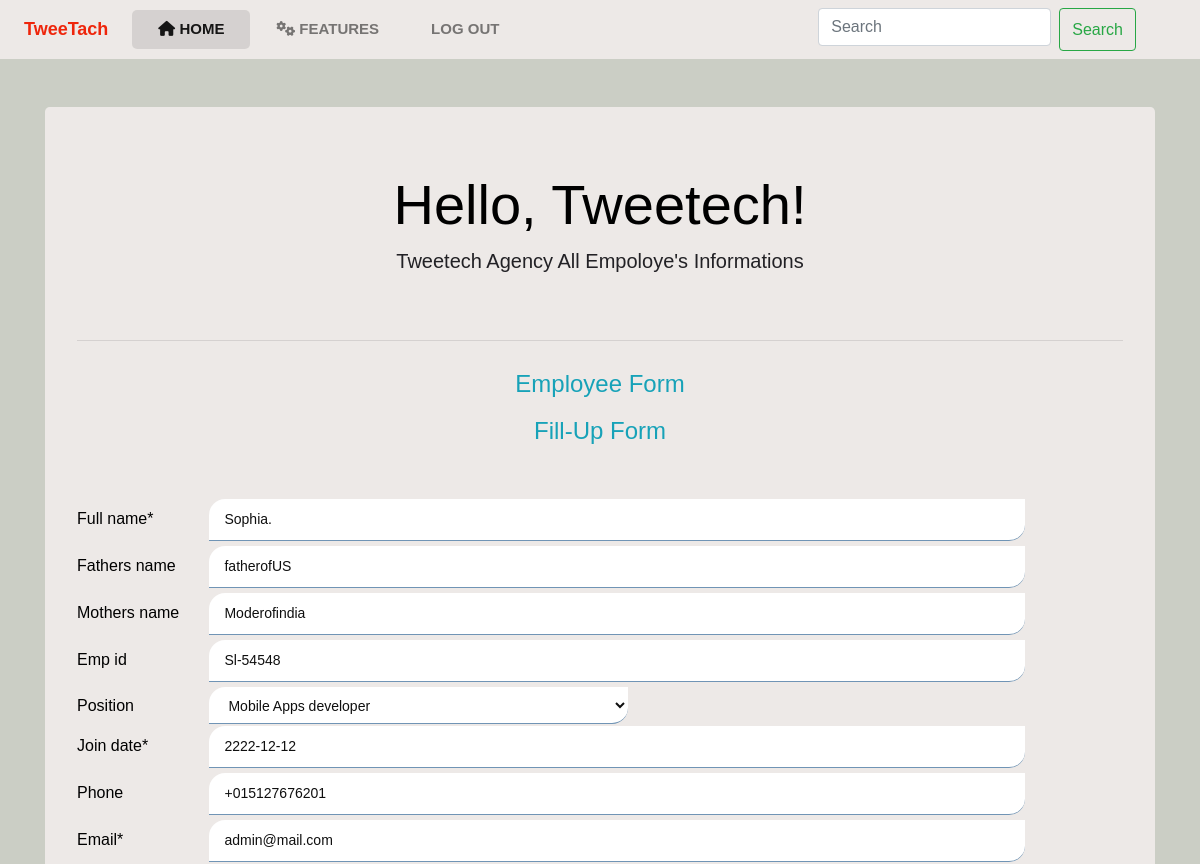
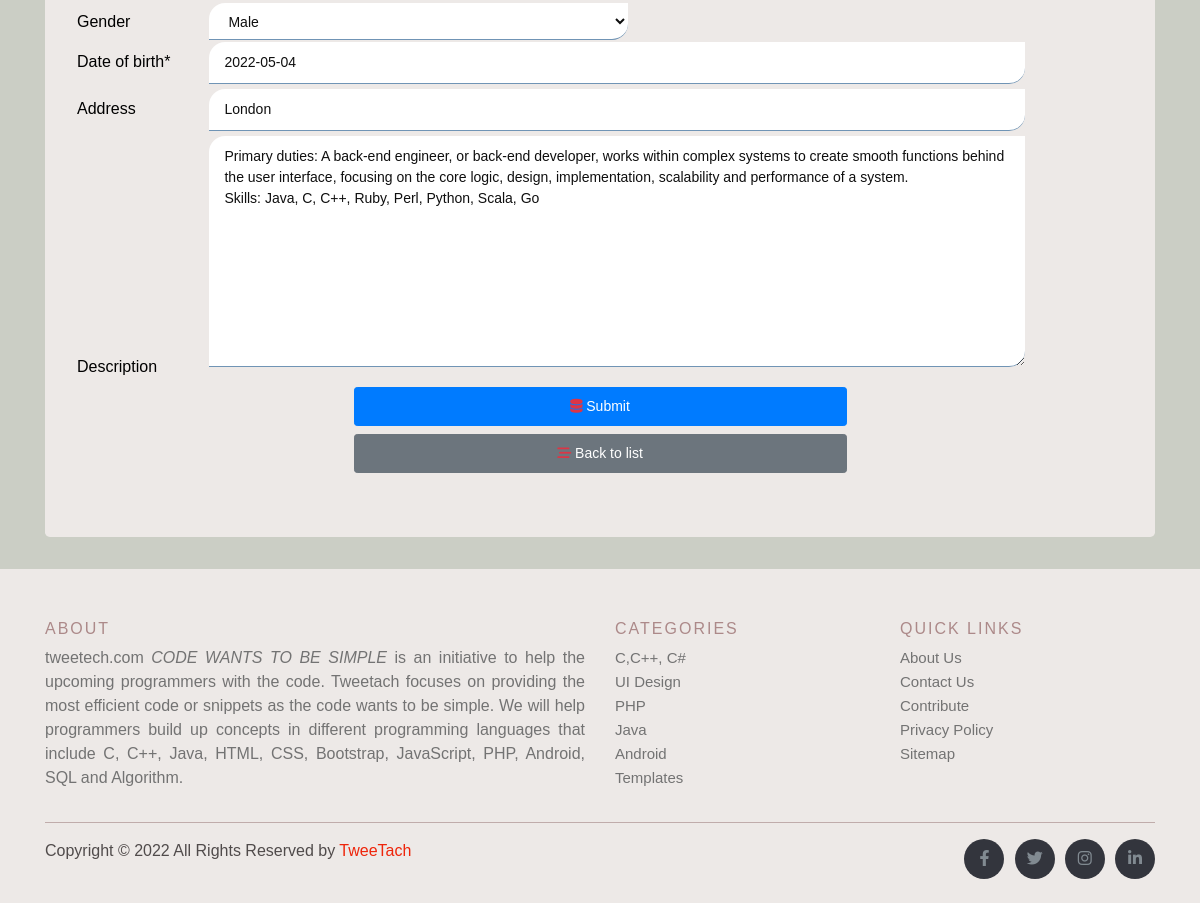
/1/ (signed in), run on the app's committed database (2 pictures, top to bottom).
### employee/models.py (models this page shows, shortened)
class Employee(models.Model):
    full_name = models.CharField(max_length=100)
    fathers_name = models.CharField(max_length=100, null=True, blank=True)
    mothers_name = models.CharField(max_length=100, null=True, blank=True)
    emp_id = models.CharField(max_length=20,null=True, blank=True)
    position = models.ForeignKey(Position,on_delete= models.CASCADE, null=True, blank=True)
    join_date = models.DateField(null=True, blank=True,)
    phone = models.CharField(max_length=15, null=True, blank=True)
    email = models.CharField(max_length=255,null=True, blank=True)
    gender = models.ForeignKey(Gender,on_delete= models.CASCADE, null=True, blank=True)
    date_of_birth = models.DateField(null=True, blank=True)
    address = models.CharField(max_length=500, null=True, blank=True)
    description = models.TextField(max_length=5000,null=True, blank=True )
    date = models.DateTimeField(auto_now_add=True)

### employee/views.py (the view, shortened to what this page needs)
# urls.py: path("<int:id>/",views.employee_info_form, name= "employee_info_update"),
@login_required(login_url='signin')
def employee_info_form(request, id=0):
    if request.method == "GET":
        if id == 0:
            form = employeeForm()
        else:
            employee = Employee.objects.get(pk=id)
            form = employeeForm(instance = employee)
        context = {"form" : form}
        return render (request, "employee/form.html", context)

### employee/forms.py
class employeeForm(forms.ModelForm):
    email = forms.CharField(widget=forms.TextInput(attrs={'placeholder': 'E-mail'} ))
    date_of_birth =forms.DateField(widget=forms.TextInput(attrs={'placeholder': 'YYYY-MM-DD'}))
    join_date =forms.DateField(widget=forms.TextInput(attrs={'placeholder': 'YYYY-MM-DD'}))
    class Meta:
        model = Employee
        fields = "__all__"
    def __init__(self, *args, **kwargs):
        super(employeeForm,self).__init__(*args, **kwargs)
        self.fields['position'].empty_lable ="Select"
        self.fields['position'].required = False

### employee/models.py (called while the page is built)
    def __str__(self):
        return self.title

    def __str__(self):
        return self.gender

### employee/templates/employee/form.html (shortened to what this page needs)
{% extends "base.html" %}
{% load crispy_forms_tags %}
{% block content%}
<body class="bodys">
    <div class="container">
        <div class="mt-5">
            <div class="jumbotron form-bodys">
                <h1 class="display-4 text-center font-weidth-bold">Hello, Tweetech!</h1>
                <p class="lead  text-center">Tweetech Agency All Empoloye's Informations</p>
                <br>
                <hr class="my-4">
                <form class="forms-edition" action="" method="POST" autocomplete="off">
                    <h4 class="text-center text-info ">Employee Form</h4>
                    <h4 class="text-center text-info mb-5">Fill-Up Form</h4>
                    {{form|crispy}}
                    <div class="container edit-container">
                        <button type="submit" class=" p-2  btn btn-primary btn-sm btn-block " value="submit"><i
                                class="fas fa-database text-danger"></i> Submit</button>
                        <a href="{% url 'employee_info_list_insert' %}"
                            class=" p-2 btn btn-secondary btn-sm btn-block"><i class="fas fa-stream text-danger"></i>
                            Back to list</a>
                    </div>
                </form>
            </div>
        </div>
    </div>
    {% endblock content%}

### static/css/style.css (style rules this page uses)
*, *::before, *::after { margin: 0; padding: 0; box-sizing: border-box }
body { font-family: 'IBM Plex Sans Thai Looped', sans-serif; }
.bodys { background: rgb(192 195 184 / 81%); }
h4 { padding: 5px; color: rgb(34, 33, 37); }
p { font-family: Arial, Helvetica, sans-serif; font-size: 16px; color: rgb(34, 33, 37); }
input, textarea { width: 78%; padding: 10px 15px; border: none; outline: none; background-color: #fff; border-radius: 16px 0px 16px 0px; border-bottom: 1px solid #5a83aadc; color: #0f0f0f; font-size: 14px; transition: 0.2s ease-out; margin-bottom: 5px; }
label { width: 8rem; font-size: 16px; }
.select { width: 40%; padding: 10px 15px 8px; border: none; outline: none; background-color: #fff; border-radius: 16px 0px 16px 0px; border-bottom: 1px solid #5a83aadc; color: #0f0f0f; font-size: 14px; transition: 0.2s ease-out; }
.form-bodys { color: rgb(0, 0, 0); background: rgba(247, 242, 242, 0.767) !important; }
.edit-container { width: 50% !important; }

### static/css/login.css (style rules this page uses)
body { height: 100%; background-color: rgb(192 195 184 / 81%); }

### data on the page
Employee: full_name "Sophia.", fathers_name "fatherofUS", mothers_name "Moderofindia", emp_id "Sl-54548", position "Mobile Apps developer", join_date "2222-12-12", phone "+015127676201", email "admin@mail.com", gender "Male", date_of_birth "2022-05-04", address "London", description "Primary duties: A back-end engineer, or back-end developer, works within complex systems to create smooth functions behind the user interface, focusing on the core logic, design, implementation, scalability and performance of a system. Skills: Java, C, C++, Ruby, Perl, Python, Scala, Go"
